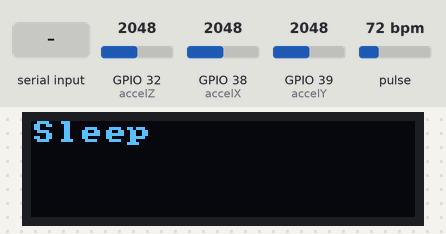
A sketch run on a simulated ESP32. On the bench: 128×32 one-colour display. The inputs (shaded band) are chosen by the test bench; at power-on: GPIO 32 (accelZ) = 2048, GPIO 38 (accelX) = 2048, GPIO 39 (accelY) = 2048, pulse 72 bpm. Nothing arrives over Bluetooth unless stated.

Above: at 1.2 s.
1.3 s: "wearable\n" received over the second serial link
At 2.4 s:
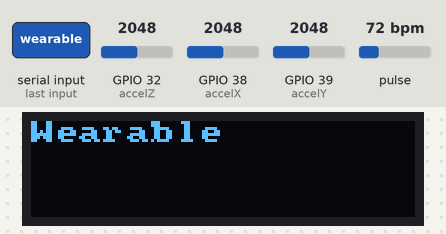
4.3 s: GPIO 32 (accelZ) set to 960
At 6.1 s:
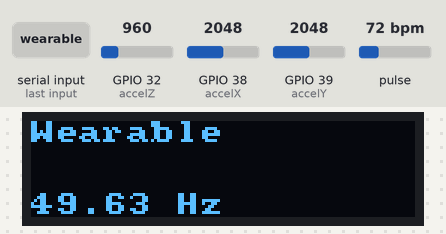
6.8 s: GPIO 38 (accelX) set to 960
At 9.6 s:
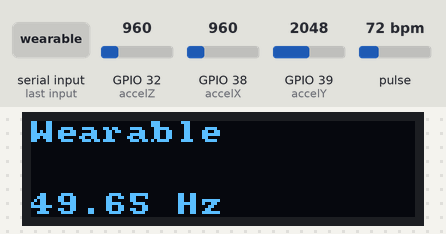
9.8 s: "sleep\n" received over the second serial link
At 10.2 s:
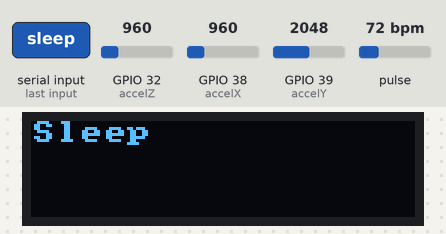
Timing chart, 0 to 12.3 s (numbered marks = the images above; inputs shaded):
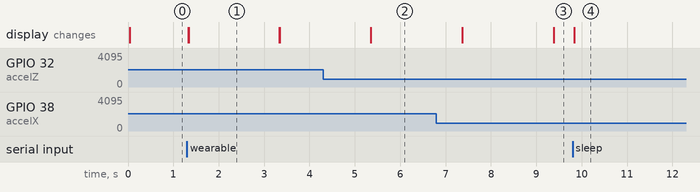

The sketch:

TutorialPPG2.ino
```cpp
/*
 * Global variables
 */
// Acceleration values recorded from the readAccelSensor() function
int ax = 0; int ay = 0; int az = 0;
int ppg = 0;        // PPG from readPhotoSensor() (in Photodetector tab)
int sampleTime = 0; // Time of last sample (in Sampling tab)
bool sending;

/*
 * Initialize the various components of the wearable
 */
void setup() {
  setupAccelSensor();
  setupCommunication();
  setupDisplay();
  setupPhotoSensor();
  sending = false;
  writeDisplay("Sleep", 0, true);
}

/*
 * The main processing loop
 */
void loop() {
  String command = receiveMessage();
  if(command == "sleep") {
    sending = false;
    writeDisplay("Sleep", 0, true);
  }
  else if(command == "wearable") {
    sending = true;
    writeDisplay("Wearable", 0, true);
  }

  if(sending && sampleSensors()) {
    String response = String(sampleTime) + ",";
    response += String(ax) + "," + String(ay) + "," + String(az);
    response += "," + String(ppg);
    sendMessage(response);
  }
}
```

Accelerometer.ino
```cpp
// define pins for x,y and z acceleration
const int accelX = A2;
const int accelY = A3;
const int accelZ = A4;

void setupAccelSensor(){

  //Assign pins as inpiut pins
  pinMode(accelX, INPUT);
  pinMode(accelY, INPUT);
  pinMode(accelZ, INPUT);
}

void readAccelSensor(){

  //read the pins and store the values
  ax = analogRead(accelX);
  ay = analogRead(accelY);
  az = analogRead(accelZ);

}
```

Communication.ino
```cpp
/*
 * Precompiler directive elegance: 0 == Serial, 1 == Bluetooth
 */
#define USE_BT 1

/*
 * This block allows us to use "Ser" throughout our codebase.
 * This makes the code to be protocol-agnostic.
 * Whether using Bluetooth or USB Serial, we will reference it as Ser.
 */
#if USE_BT
  #include "BluetoothSerial.h"
  BluetoothSerial BTSerial;     // instantiate a BT object
  #define Ser BTSerial          // substitute Ser for SerialBT
#else
  #define Ser Serial            // substitute Ser for Serial
#endif

/*
 * Initialize the communication protocol (either HW Serial or BT)
 */
void setupCommunication() {
  #if USE_BT
    Ser.begin("ECE16_Freddy"); // any unique name for BT
  #else
    Ser.begin(115200);
  #endif
}

/*
 * Receive a message one character at a time, stopping at a newline ('\n')
 */
String receiveMessage() {
  String message = "";
  if (Ser.available() > 0) {
    while (true) {
      char c = Ser.read();
      if (c != char(-1)) {
        if (c == '\n')
          break;
        message += c;
      }
    }
  }
  return message;
}

/*
 * Send a message over the communication protocol
 */
void sendMessage(String message) {
  Ser.println(message);
}
```

Display.ino
```cpp
// OLED Library includes
#include "U8x8lib.h" // include the fast graphics library
#include "Wire.h"    // include the I2C library

/*
 * Instantiate the display object "oled" and reset it using the
 * predefined argument "U8X8_PIN_NONE"
 * NOTE: if you have trouble with this constructor call, your OS
 * might require that you specify the I2C pins (22 and 23) as
 * arguments. If that is the case, you would change the call to this:
 * U8X8_SSD1306_128X32_UNIVISION_HW_I2C oled(U8X8_PIN_NONE, 22, 23);
 */
U8X8_SSD1306_128X32_UNIVISION_HW_I2C oled(U8X8_PIN_NONE);

// Clear the display no more than once per second
const int MAX_REFRESH = 1000;
unsigned long lastClear = 0;

void setupDisplay() {
    oled.begin(); // Initializes u8x8 object
    oled.setPowerSave(0); // Makes sure OLED doesn't go to sleep
    oled.setFont(u8x8_font_amstrad_cpc_extended_r); // Set the font
    oled.setCursor(0, 0); //Sets the cursor at the top left corner
}

/*
 * A function to write a message on the OLED display.
 * The "row" argument specifies which row to print on: [0,1,2,3].
 * The "erase" argument specifies if the display should be cleared.
 */
void writeDisplay(const char * message, int row, bool erase) {
    unsigned long now = millis();
    //if erase is true and it's been longer than MAX_REFRESH (1s)
    if(erase && (millis() - lastClear >= MAX_REFRESH)) {
        oled.clearDisplay();
        lastClear = now;
    }
    oled.setCursor(0, row);
    oled.print(message);
}

/*
 * A function to write a CSV message on multiple lines on the OLED.
 * The "commaCount" argument says how many commas are in the String.
 * NOTE: The OLED can only display 4 lines (a maximum of 3 commas).
 */
void writeDisplayCSV(String message, int commaCount) {
     int startIndex = 0;
     for(int i=0; i<=commaCount; i++) {
          // find the index of the comma and store it in startIndex
          int index = message.indexOf(',', startIndex);

          // take everything in the string up until the comma
          String subMessage = message.substring(startIndex, index);

          startIndex = index + 1; // skip over the comma

          // Write the substring onto the OLED!
          writeDisplay(subMessage.c_str(), i, false);
     }
}
```

Photodetector.ino
```cpp
/*
 * Photo Sensor (PPG) Include and Settings
 */
#include <Wire.h>     // include the Wire protocol (for I2C communication)
#include "MAX30105.h" // include the Photodetector library
MAX30105 photoSensor; // instantiate the Photodetector object
const int MAX_READING = 32767; // 2^15-1; might change w/config – TEST IT!!

/*
 * Initialize the sensor to use red, green, and IR LEDs for the best signal
 */
void setupPhotoSensor() {
  // Use default I2C port at 400kHz speed
  if(!photoSensor.begin(Wire, I2C_SPEED_FAST)) {
    sendMessage("MAX30101 not found. Please check wiring/power.");
    while(1); // “Halt program” by looping forever
  }

  // Sensor settings to get 50 Hz signal. See the datasheet for more info:
  // https://cdn.sparkfun.com/assets/8/1/c/9/0/MAX30101_Datasheet.pdf
  byte ledBrightness = 0x1F; // Options: 0==Off to 255==50mA (0x1F==50/8mA)
  byte sampleAverage = 4;    // Options: 1, 2, 4, 8, 16, 32
  byte ledMode = 3;          // Options: 1==R, 2==R+IR, 3==R+G+IR
  int sampleRate = 400;      // Options: 50,100,200,400,800,1000,1600,3200
  int pulseWidth = 215;      // Options: 69, 118, 215, 411
  int adcRange = 16384;      // Options: 2048, 4096, 8192, 16384

  // Configure sensor with these settings
  photoSensor.setup(ledBrightness, sampleAverage, ledMode, sampleRate, pulseWidth, adcRange);
}

/*
 * We are reading the IR signal here, but you should experiment with it.
 * The signal is negated because of the inverse relationship with blood
 * volume - a small reading means most absorption (peak of pulse).
 */
void readPhotoSensor() {
  // Get heartbeat pulse data and invert it
  ppg = MAX_READING - photoSensor.getIR();
}
```

Sampling.ino
```cpp
//initialize global variables
int sampleRate = 50;                  // Sensor reading frequency (Hz)
unsigned long sampleDelay = 1e6/sampleRate;    // Time(μs) b/w samples
unsigned long timeStart = 0;             // Start time timing variable
unsigned long timeEnd = 0;                 // End time timing variable

//function that  samples all the sensors outputs true if new samples were read
//false otherwise
bool sampleSensors() {
  timeEnd = micros();
  if(timeEnd - timeStart >= sampleDelay) {
    displaySampleRate(timeEnd);
    timeStart = timeEnd;
    // Read the sensors and store their outputs in global variables
    sampleTime = millis();
    readAccelSensor();     // values stored in “ax”, “ay”, and “az”
    readPhotoSensor();     // value stored in "ppg"
    return true;
  }

  return false;
}


void displaySampleRate(unsigned long currentTime) {
  int nSamples = 100;
  static int count = 0;
  static unsigned long lastTime = 0;

  count++;
  if(count == nSamples) {
    double avgRate = nSamples * 1e6 / (currentTime - lastTime);
    String message = String(avgRate) + " Hz";
    writeDisplay(message.c_str(), 3, false);

    // reset
    count = 0;
    lastTime = currentTime;
  }
}
```

Measured:
- after the input at 1.3 s, the display: first changes at once (image 1 shows a later state)
- after the input at 6.8 s, the display: first differs from a run without the input after 2.6 s (image 3)
- after the input at 9.8 s, the display: first changes at once (image 4 shows a later state)
- what the display in image 1 shows lasts 2.0 s, from 1.3 s to 3.3 s
